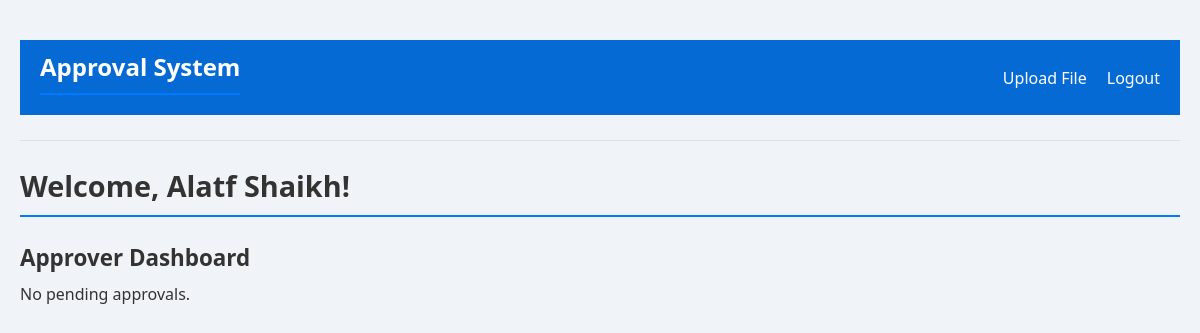
The page /approver-dashboard/ (signed in) on the database as committed earlier.
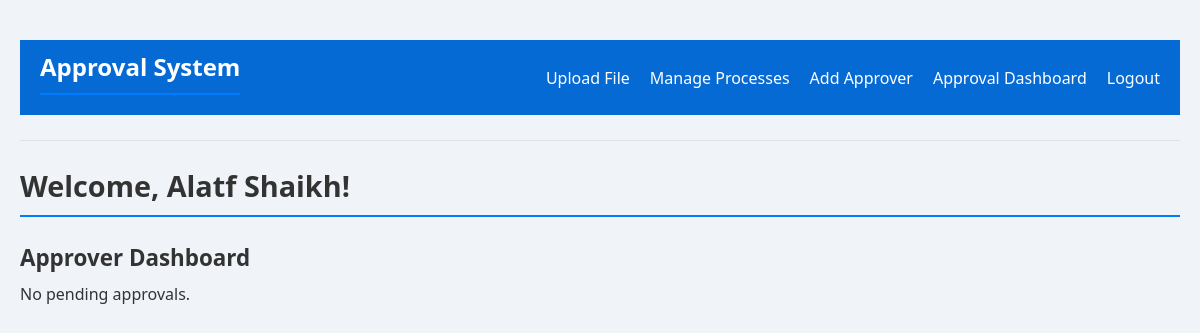
The same page on the database as committed later.
### approval/models.py (models this page shows, shortened)
class Account(AbstractBaseUser):
    first_name=models.CharField(max_length=100)
    last_name=models.CharField(max_length=100)
    email=models.EmailField(max_length=100,unique=True)
    push_token=models.CharField(max_length=100,null=True,blank=True)
    date_joined=models.DateTimeField(auto_now_add=True)
    last_login=models.DateTimeField(auto_now_add=True)
    is_admin=models.BooleanField(default=False)
    is_user = models.BooleanField(default=False)
    is_staff=models.BooleanField(default=False)
    is_active=models.BooleanField(default=False)
    is_superadmin=models.BooleanField(default=False)
    is_masteradmin=models.BooleanField(default=False)
    is_project_director=models.BooleanField(default=False)
    USERNAME_FIELD='email'
    REQUIRED_FIELDS=['first_name','last_name']
    objects=MyAccountManager()
    @property
    def full_name(self):
        return f"{self.first_name} {self.last_name}"

### approval/views.py (the view, shortened to what this page needs)
# urls.py: path('approver-dashboard/', views.approver_dashboard, name='approver_dashboard'),
@login_required
def approver_dashboard(request):
    approver = request.user
    approval_levels = ApprovalLevel.objects.filter(
        approver=approver,
        status="Pending"
    ).order_by('level_number')
    visible_approvals = []
    context = {
        'approval_levels': visible_approvals,
    }
    return render(request, 'approver_dashboard.html', context)

### approval/templates/approver_dashboard.html (shortened to what this page needs)
{% extends "base.html" %}
{% block content %}
<h2>Welcome, {{ request.user.full_name }}!</h2>
<h3>Approver Dashboard</h3>
{% if approval_levels %}
    <table>
        <thead>
            <tr>
                <th>Process</th>
                <th>Process Code</th>
                <th>Approval Level</th>
                <th>File</th>
                <th>Status</th>
                <th>Action</th>
            </tr>
        </thead>
        <tbody>
            {% for level in approval_levels %}
            <tr>
                <td>{{ level.process.name }}</td>
                <td>{{ level.process_code.code_name }}</td>
                <td>{{ level.level_number }}</td>
                <td>
                {% if level.uploaded_file %}
                    <a href="{{ level.uploaded_file.file.url }}" target="_blank">View File</a>
                {% else %}
                    No File
                {% endif %}
                </td>
                <td>{{ level.status }}</td>
                <td class="action-buttons">
                    <a href="{% url 'approve' level.id %}" class="approve">Approve</a>
                    <a href="{% url 'reject' level.id %}" class="reject">Reject</a>
                </td>
            </tr>
            {% endfor %}
        </tbody>
    </table>
{% else %}
    <p>No pending approvals.</p>
{% endif %}
{% endblock %}

### approval/templates/base.html (shortened to what this page needs)
<!DOCTYPE html>
<html lang="en">
<head>
    <link rel="stylesheet" href="../static/style.css">
</head>
<body>
    <nav>
        <div class="nav-container">
            <h2 class="brand">Approval System</h2>
            <ul class="nav-links">
                <li><a href="{% url 'process_selection' %}">Upload File</a></li>
                {% if user.is_admin %}
                <li><a href="{% url 'manage_processes' %}">Manage Processes</a></li>
                <li><a href="{% url 'add_approver' %}">Add Approver</a></li>
                {% endif %}
                {% if user.is_admin %}
                <li><a href="{% url 'approver_dashboard' %}">Approval Dashboard</a></li>
                {% endif %}
                {% if user.is_authenticated %}
                <li><a href="{% url 'logout' %}">Logout</a></li>
                {% else %}
                <li><a href="{% url 'login' %}">Login</a></li>
                <li><a href="{% url 'signup' %}">Signup</a></li>
                {% endif %}
            </ul>
        </div>
    </nav>
    <hr>
        <div class="content">
            {% block content %}{% endblock %}
        </div>
</body>
</html>

### approval/static/style.css (style rules this page uses)
* { box-sizing: border-box; margin: 0; padding: 0; font-family: 'Segoe UI', Tahoma, Geneva, Verdana, sans-serif; }
body { background-color: #f0f4f8; justify-content: center; align-items: flex-start; min-height: 100vh; padding: 40px 20px; color: #333; }
nav { background-color: #066ad5; color: #fff; padding: 10px 20px; }
.nav-container { display: flex; justify-content: space-between; align-items: center; }
.brand { font-size: 24px; color: #fff; text-decoration: none; }
.nav-links { list-style: none; display: flex; gap: 20px; margin: 0; }
.nav-links li { display: inline; }
.nav-links a { color: #fff; text-decoration: none; }
h2 { color: #333; font-size: 1.8rem; font-weight: 700; margin-bottom: 20px; border-bottom: 2px solid #007bff; padding-bottom: 10px; }
h3 { color: #444; font-size: 1.4rem; font-weight: 600; margin-top: 25px; margin-bottom: 15px; }
hr { border: 0; height: 1px; background: #e0e0e0; margin: 25px 0; }
h2, h3 { color: #333; margin-bottom: 10px; }

Rows that differ between the two databases and show on the page:
changed Account "Alatf Shaikh": is_admin False → True (drawn)
Other text that changed with them:
text now shown: "Manage Processes Add Approver Approval Dashboard"
